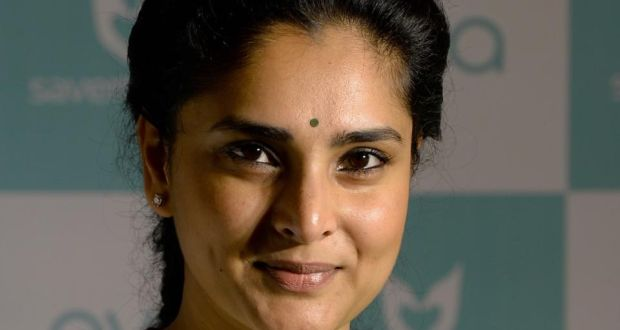
#> input picture Deep Learning/Dataset/train/without_mask/image.jpg, 620 x 330 px, found by its file name
$ jupyter execute 'Face Detection.ipynb'
#> lines starting #> are read from the running program, lines starting #| are printed output that depends on the picture; after the words box and inside, x2 and y2 are one past the last pixel; in counts of white or black regions, pixels touching at a corner belong together
# Importing Modules

**Open Cv Module is used to load images and detect faces and also it is use to access the web cam
for live face detection**

[cell 1]
import numpy as np
import cv2

## Loding Har Cascade Frontal Face File

[cell 2]
cascade_classifier = cv2.CascadeClassifier('haarcascade_frontalface_default.xml')

### Loding a image to detect faces

[cell 3]
image = cv2.imread('image.jpg')
#> image is the input picture: shape (330, 620, 3); mean B, G, R 77.3, 90.1, 99.2

### Showing image with the help of open cv

[cell 4]
cv2.imshow('Movie',image)
cv2.waitKey(0)
cv2.destroyAllWindows()

## Converting the image to black and white for better face detection

[cell 5]
grey_image = cv2.cvtColor(image,cv2.COLOR_BGR2GRAY)
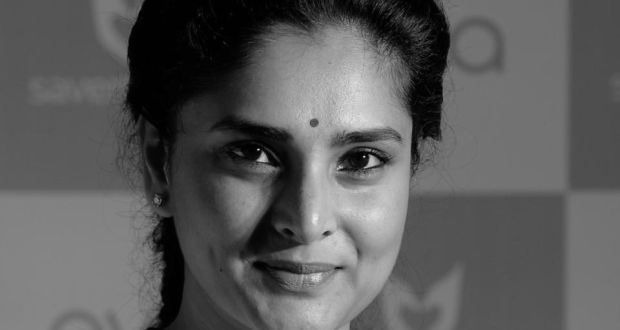
#> grey_image: shape (330, 620); min 0, max 235, mean 91.4

[cell 6]
cv2.imshow('Movie',grey_image)
cv2.waitKey(0)
cv2.destroyAllWindows()

## Detecting faces and storing into a variable

[cell 7]
faces = cascade_classifier.detectMultiScale(image,1.5)
#> faces = [[168, 48, 273, 273]]

### Printing out the face coordinates

[cell 8]
faces
#> Out = [[168, 48, 273, 273]]

# Drawing rectange on each face

[cell 9]
for x,y,w,h in faces:
    cv2.rectangle(image,(x,y),(x+w,y+h),(0, 0, 255),2)
#> this loop made 1 pass
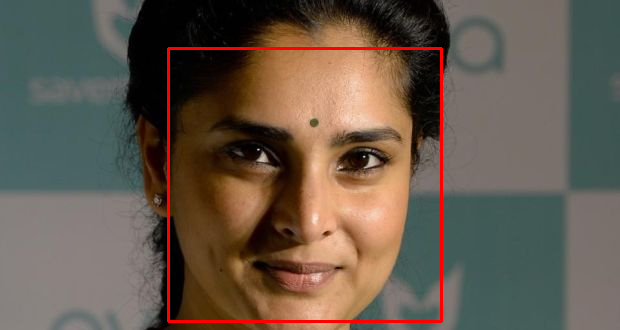
#> image: shape (330, 620, 3); 1.6% of pixels changed, all inside (x1, y1, x2, y2) = (167, 47, 443, 323)

$ run again, with Deep Learning/Dataset/train/without_mask/128.jpg copied over Deep Learning/Dataset/train/without_mask/image.jpg
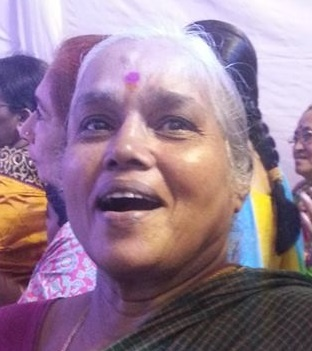
#> input picture Deep Learning/Dataset/train/without_mask/128.jpg, 312 x 351 px, found by its file name
#> image is the input picture: shape (351, 312, 3); mean B, G, R 146.5, 125.6, 151.5
#> `grey_image = cv2.cvtColor(image,cv2.COLOR_BGR2GRAY)`:
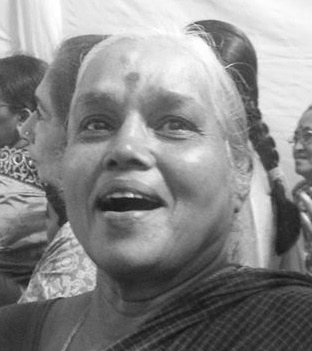
#> grey_image: shape (351, 312); min 18, max 255, mean 135.7
#> faces = [[40, 49, 182, 182]]
#> the loop `for x,y,w,h in faces:` made 1 pass
#> after the loop `for x,y,w,h in faces:`:
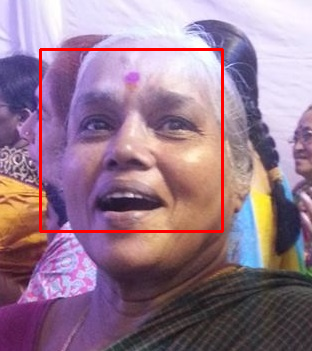
#> image: shape (351, 312, 3); 1.99% of pixels changed, all inside (x1, y1, x2, y2) = (39, 48, 224, 233)

$ run again, with Deep Learning/Dataset/train/without_mask/13.jpg copied over Deep Learning/Dataset/train/without_mask/image.jpg
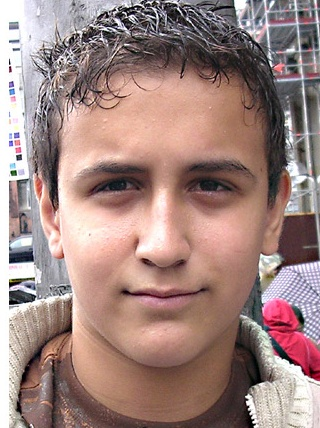
#> input picture Deep Learning/Dataset/train/without_mask/13.jpg, 320 x 428 px, found by its file name
#> image is the input picture: shape (428, 320, 3); mean B, G, R 128.2, 133.2, 160.4
#> `grey_image = cv2.cvtColor(image,cv2.COLOR_BGR2GRAY)`:
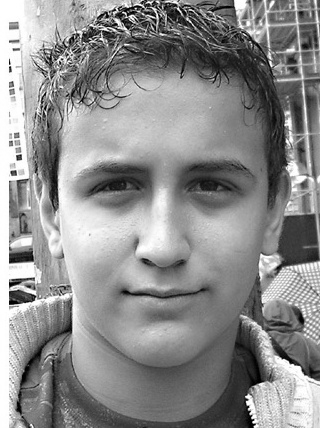
#> grey_image: shape (428, 320); min 0, max 255, mean 140.8
#> faces = [[25, 88, 273, 273]]
#> the loop `for x,y,w,h in faces:` made 1 pass
#> after the loop `for x,y,w,h in faces:`:
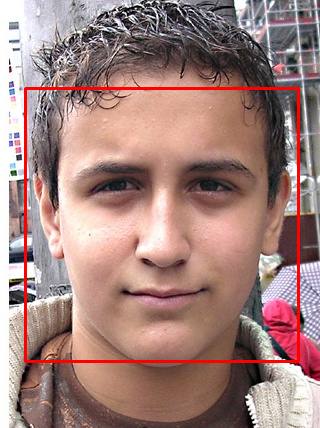
#> image: shape (428, 320, 3); 2.39% of pixels changed, all inside (x1, y1, x2, y2) = (24, 87, 300, 363)

$ run again, with Deep Learning/Dataset/train/without_mask/132.jpg copied over Deep Learning/Dataset/train/without_mask/image.jpg
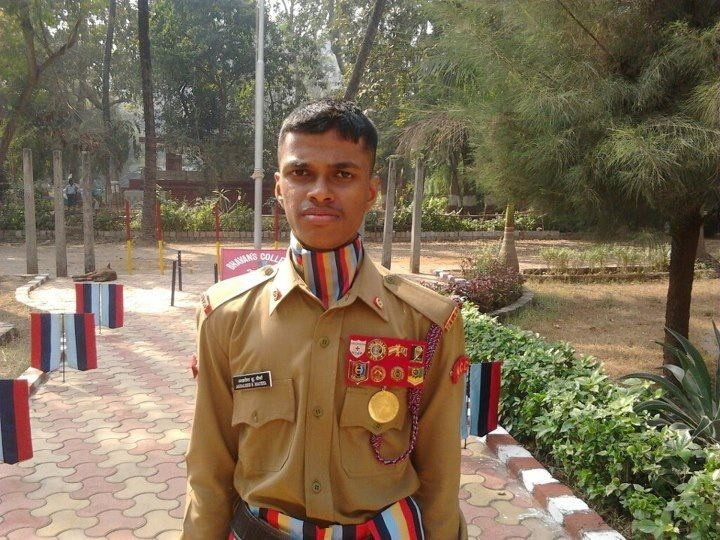
#> input picture Deep Learning/Dataset/train/without_mask/132.jpg, 720 x 540 px, found by its file name
#> image is the input picture: shape (540, 720, 3); mean B, G, R 87.6, 110.8, 126
#> `grey_image = cv2.cvtColor(image,cv2.COLOR_BGR2GRAY)`:
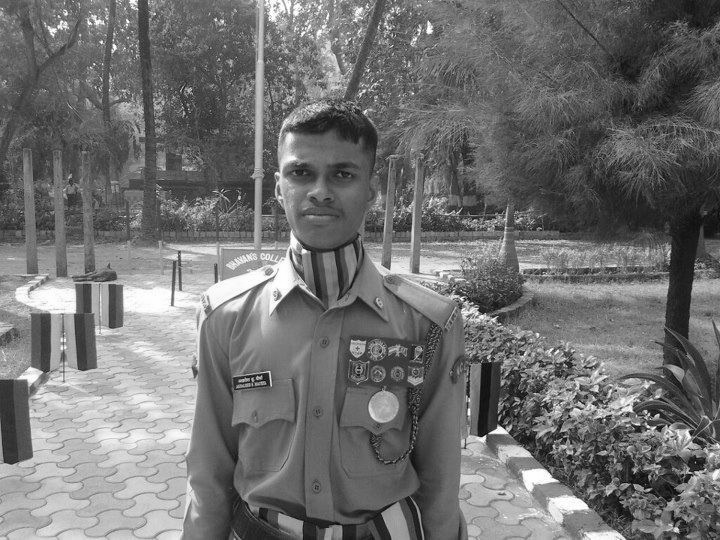
#> grey_image: shape (540, 720); min 1, max 255, mean 112.7
#> faces = [[262, 128, 122, 122]]
#> the loop `for x,y,w,h in faces:` made 1 pass
#> after the loop `for x,y,w,h in faces:`:
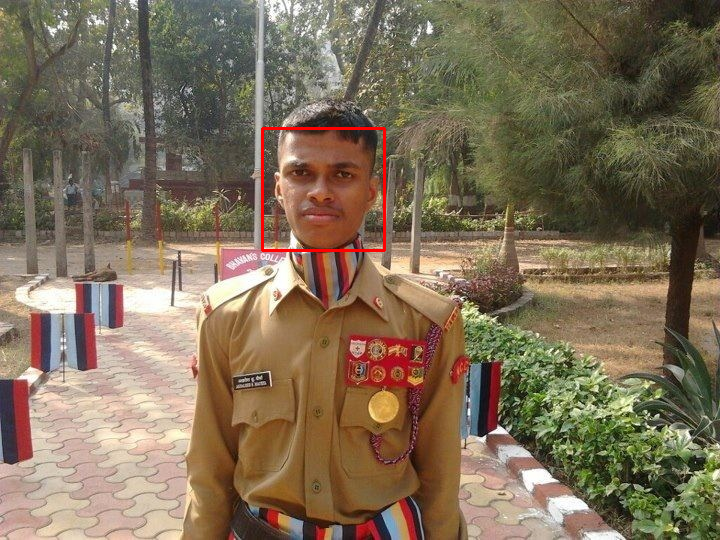
#> image: shape (540, 720, 3); 0.38% of pixels changed, all inside (x1, y1, x2, y2) = (261, 127, 386, 252)
